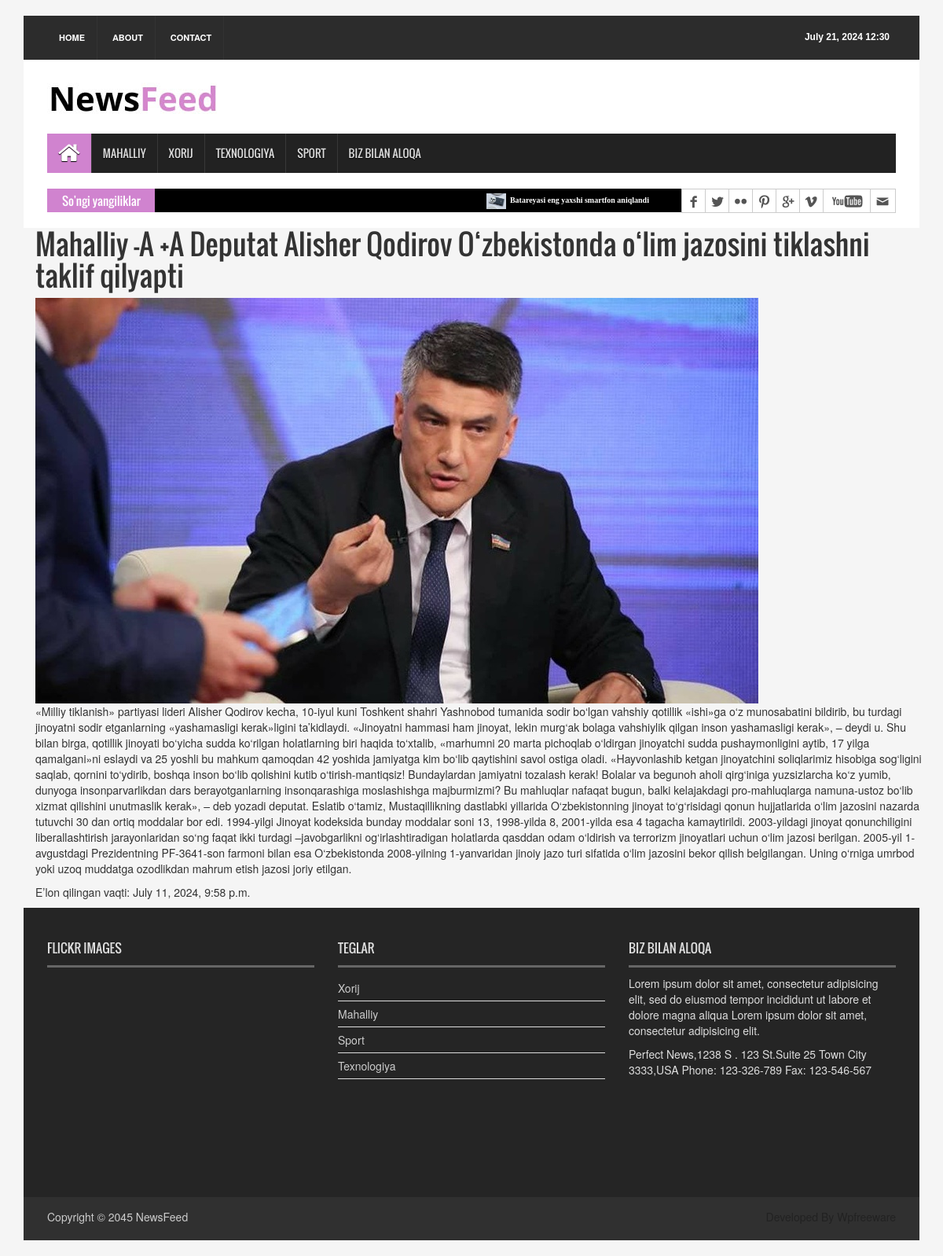
Page /news/mahalliy-a-a-deputat-alisher-qodirov-ozbekistonda-olim-jazosini-tiklashni-taklif-qilyapti/ on the committed database.
### news_app/models.py (models this page shows, shortened)
class News(models.Model):
    class Status(models.TextChoices):
        Draft = 'DF', 'Draft'
        Published = 'PB', 'Published'
    title = models.CharField(max_length=250)
    slug = models.SlugField(max_length=250)
    body = models.TextField()
    image = models.ImageField(upload_to='news/images')
    category = models.ForeignKey(Categories, on_delete=models.CASCADE)
    published_time = models.DateTimeField(default=timezone.now)
    created_time = models.DateTimeField(auto_now_add=True)
    updated_time = models.DateTimeField(auto_now=True)
    status = models.CharField(
        max_length=2,
        choices=Status.choices,
        default=Status.Draft
    )
    objects = models.Manager()
    published = PublishedManager()
    class Meta:
        verbose_name = 'New'
        verbose_name_plural = 'News'
        ordering = ['-published_time']

class Categories(models.Model):
    name = models.CharField(max_length=150)
    class Meta:
        verbose_name = 'Category'
        verbose_name_plural = 'Categories'
        ordering = ['-id']

### news_app/views.py (the view)
# urls.py: path('news/<slug:news>/', news_detail, name='news_detail_page'),
def news_detail(request, news):
    news = get_object_or_404(News, slug=news, status=News.Status.Published)
    context = {
        "news": news
    }
    return render(request, "news/news_detail.html", context)

### news_app/context_processor.py (called while the page is built)
def latest_news(request):
    latest_news = News.published.all().order_by('-published_time')[:10]
    categories = Categories.objects.all()
    context = {
        'latest_news': latest_news,
        'categories': categories
    }
    return context

### news_app/models.py (called while the page is built)
    def get_queryset(self):
        return super().get_queryset().filter(status=News.Status.Published)

### templates/news/news_detail.html (shortened to what this page needs)
{% extends 'news/base.html' %}
{% load static %}
{% block content %}
<body>
    <div class="container">
        <h1>{{ news.title }}</h1>
        <img src="{{ news.image.url }}" alt="{{ news.title }}">
        <div class="news-body">
            <p>{{ news.body }}</p>
        </div>
        <p class="published-time">Eʼlon qilingan vaqti: {{ news.published_time }}</p>
    </div>
</body>
{% endblock content %}

### templates/news/base.html (shortened to what this page needs)
{% load static %}
<!DOCTYPE html>
<body>
<head>
<link rel="stylesheet" type="text/css" href="{% static 'assets/css/bootstrap.min.css' %}">
<link rel="stylesheet" type="text/css" href="{% static 'assets/css/font-awesome.min.css' %}">
<link rel="stylesheet" type="text/css" href="{% static 'assets/css/animate.css' %}">
<link rel="stylesheet" type="text/css" href="{% static 'assets/css/font.css' %}">
<link rel="stylesheet" type="text/css" href="{% static 'assets/css/li-scroller.css' %}">
<link rel="stylesheet" type="text/css" href="{% static 'assets/css/slick.css' %}">
<link rel="stylesheet" type="text/css" href="{% static 'assets/css/jquery.fancybox.css' %}">
<link rel="stylesheet" type="text/css" href="{% static 'assets/css/theme.css' %}">
<link rel="stylesheet" type="text/css" href="{% static 'assets/css/style.css' %}">
</head>
<div>
<div class="container">
  <header id="header">
    <div class="row">
      <div class="col-lg-12 col-md-12 col-sm-12">
        <div class="header_top">
          <div class="header_top_left">
            <ul class="top_nav">
              <li><a href="{% url 'home_page' %}">Home</a></li>
              <li><a href="#">About</a></li>
              <li><a href="{% url 'contact_page' %}">Contact</a></li>
            </ul>
          </div>
          <div class="header_top_right">
            <p>{% now "F j, Y H:i" %}</p>
          </div>
        </div>
      </div>
      <div class="col-lg-12 col-md-12 col-sm-12">
        <div class="header_bottom">
          <div class="logo_area"><a href="{% url 'home_page' %}" class="logo"><img src="{% static 'images/logo.jpg' %}" alt=""></a></div>
        </div>
      </div>
    </div>
  </header>
  <section id="navArea">
    <nav class="navbar navbar-inverse" role="navigation">
      <div id="navbar" class="navbar-collapse collapse">
        <ul class="nav navbar-nav main_nav">
          <li class="active"><a href="{% url 'home_page' %}"><span class="fa fa-home desktop-home"></span><span class="mobile-show">Home</span></a></li>
          <li><a href="{% url 'local_news_page' %}">Mahalliy</a></li>
          <li><a href="{% url 'foreign_news_page' %}">Xorij</a></li>
          <li><a href="{% url 'technology_news_page' %}">Texnologiya</a></li>
          <li><a href="{% url 'sport_news_page' %}">Sport</a></li>
          <li><a href="{% url 'contact_page' %}">Biz bilan aloqa</a></li>
        </ul>
      </div>
    </nav>
  </section>
  <section id="newsSection">
    <div class="row">
      <div class="col-lg-12 col-md-12">
        <div class="latest_newsarea"> <span>So'ngi yangiliklar</span>
          <ul id="ticker01" class="news_sticker">
            {% for news in latest_news %}
            <li><a href="#"><img src="{{ news.image.url }}" alt="">{{  news.title }}</a></li>
            {% endfor %}
          </ul>
          <div class="social_area">
            <ul class="social_nav">
              <li class="facebook"><a href="#"></a></li>
              <li class="twitter"><a href="#"></a></li>
              <li class="flickr"><a href="#"></a></li>
              <li class="pinterest"><a href="#"></a></li>
              <li class="googleplus"><a href="#"></a></li>
              <li class="vimeo"><a href="#"></a></li>
              <li class="youtube"><a href="#"></a></li>
              <li class="mail"><a href="#"></a></li>
            </ul>
          </div>
        </div>
      </div>
    </div>
  </section>
  {% block content %}
  {% endblock content %}
  <footer id="footer">
    <div class="footer_top">
      <div class="row">
        <div class="col-lg-4 col-md-4 col-sm-4">
          <div class="footer_widget wow fadeInLeftBig">
            <h2>Flickr Images</h2>
          </div>
        </div>
        <div class="col-lg-4 col-md-4 col-sm-4">
          <div class="footer_widget wow fadeInDown">
            <h2>Teglar</h2>
            <ul class="tag_nav">
              {% for category in categories %}
              <li><a href="#">{{ category.name }}</a></li>
              {% endfor %}
            </ul>
          </div>
        </div>
        <div class="col-lg-4 col-md-4 col-sm-4">
          <div class="footer_widget wow fadeInRightBig">
            <h2>Biz bilan aloqa</h2>
            <p>Lorem ipsum dolor sit amet, consectetur adipisicing elit, sed do eiusmod tempor incididunt ut labore et dolore magna aliqua Lorem ipsum dolor sit amet, consectetur adipisicing elit.</p>
            <address>
            Perfect News,1238 S . 123 St.Suite 25 Town City 3333,USA Phone: 123-326-789 Fax: 123-546-567
            </address>
          </div>
        </div>
      </div>
    </div>
    <div class="footer_bottom">
      <p class="copyright">Copyright &copy; 2045 <a href="index.html">NewsFeed</a></p>
      <p class="developer">Developed By Wpfreeware</p>
    </div>
  </footer>
</div>
</body>

### static/assets/css/li-scroller.css (style rules this page uses)
ul.newsticker { position:relative; left:750px; font:bold 10px Verdana; list-style-type:none; margin:0; padding:0 }
ul.newsticker li { float:left; margin:0; padding:0 }
ul.newsticker a { white-space:nowrap; padding:0; color:#fff; margin:0 50px 0 0 }
ul.newsticker a > img { height:20px; margin-right:5px; width:25px }

### static/assets/css/theme.css (style rules this page uses)
.navbar-inverse .navbar-nav > .active > a, .navbar-inverse .navbar-nav > .active > a:hover, .navbar-inverse .navbar-nav > .active > a:focus { background-color:#d083cf }
.latest_newsarea span { background:none repeat scroll 0 0 #d083cf }

### rows in the picture
News: image (picture), title "Batareyasi eng yaxshi smartfon aniqlandi"
News: title "Mahalliy -A +A Deputat Alisher Qodirov O‘zbekistonda o‘lim jazosini tiklashni taklif qilyapti", image (picture), body "«Milliy tiklanish» partiyasi lideri Alisher Qodirov kecha, 10-iyul kuni Toshkent shahri Yashnobod tumanida sodir bo‘lgan vahshiy qotillik «ishi»ga o‘z munosabatini bildirib, bu turdagi jinoyatni sodir etganlarning «yashamasligi kerak»ligini ta’kidlaydi. «Jinoyatni hammasi ham jinoyat, lekin murg‘ak bolaga vahshiylik qilgan inson yashamasligi kerak», – deydi u. Shu bilan birga, qotillik jinoyati bo‘yicha sudda ko‘rilgan holatlarning biri haqida to‘xtalib, «marhumni 20 marta pichoqlab o‘ldirgan jinoyatchi sudda pushaymonligini aytib, 17 yilga qamalgani»ni eslaydi va 25 yoshli bu mahkum qamoqdan 42 yoshida jamiyatga kim bo‘lib qaytishini savol ostiga oladi. «Hayvonlashib ketgan jinoyatchini…", published_time "July 11, 2024, 9:58 p.m."
Categories: name "Xorij"
Categories: name "Mahalliy"
Categories: name "Sport"
Categories: name "Texnologiya"
